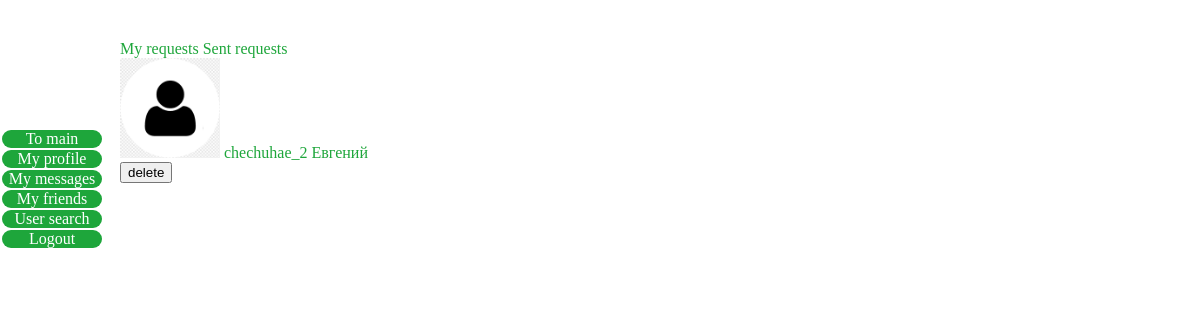
Page /chechuhae/my_friend_list/ (signed in) on the committed database.
### friends/models.py (models this page shows)
class FriendList(models.Model):
    user = models.ForeignKey(User, related_name='user', on_delete=models.CASCADE)
    friend = models.ForeignKey(User, related_name='friend', on_delete=models.CASCADE)
    date_of_friendship = models.DateTimeField('date_of_friendship', auto_now_add=True)

### account/models.py (models this page shows, shortened)
class Profile(models.Model):
    user = models.OneToOneField(User, on_delete=models.CASCADE)
    date_of_birth = models.DateField(blank=True, null=True)
    town = models.CharField(max_length=25, blank=True, null=True)
    profile_pic = models.ImageField(null=True, blank=True, upload_to=user_directory_path, default='default.png')
    def age(self):
        today = datetime.date.today()
        if self.date_of_birth:
            birthday = self.date_of_birth
        else:
            return "Input date of birth"
        return int((today - birthday).days // 365)
    age = property(age)

### friends/views.py (the view)
class MyFriendList(generic.ListView, LoginRequiredMixin):
    template_name = 'friends/my_friend_list.html'
    context_object_name = 'my_friend_list'
    def get_queryset(self):
        queryset = FriendList.objects.filter(user=self.request.user)
        return queryset

### friends/templates/friends/my_friend_list.html (shortened to what this page needs)
{% extends "base.html" %}
{% block content %}
<div>
    <a href="{% url 'friends:my_friend_request' user.username%}">My requests</a>
    <a href="{% url 'friends:my_sent_request' user.username%}">Sent requests</a>
    {% if my_friend_list %}
        {% for friend in my_friend_list %}
            <div>
                <img src="{{ friend.friend.profile.profile_pic.url }}" width=100>
                <a href="{% url 'account:profile' friend.friend%}">{{ friend.friend }} {{ friend.user.first_name }} </a>
            </div>
            <form method="POST" action="{% url 'friends:delete_friend' user.username friend.friend.id%}">
                <input type="submit" value="delete">
            </form>
        {% endfor %}
    {% else %}
        You don't have any friend
    {% endif %}
    <br>
</div>
{% endblock%}

### static/css/stylesheets.css (style rules this page uses)
html, body { margin: 0; padding: 0; height: 1px; min-height: 100%; overflow: auto; overflow-x: hidden; }
a { text-decoration:none; color: #1ea63b; }

### rows in the picture
FriendList: friend.profile.profile_pic (placeholder picture), friend "chechuhae_2", user.first_name "Евгений"
